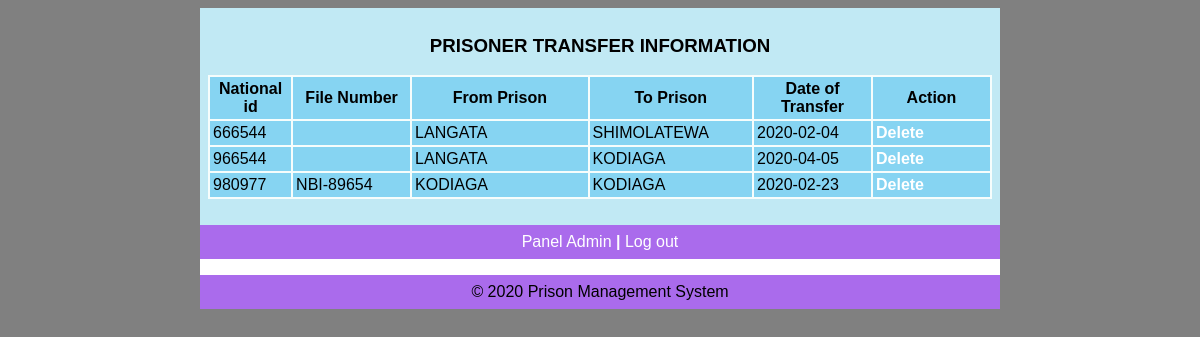
The page /admin/viewtransfer.php on the database its author committed.
### tables this page shows
CREATE TABLE IF NOT EXISTS `transfer` (
  `National_id` int(16) NOT NULL,
  `File_num` varchar(16) NOT NULL,
  `From_prison` varchar(17) NOT NULL,
  `To_prison` varchar(18) NOT NULL,
  `Dateoftransfer` date NOT NULL
);

### admin/viewtransfer.php (the view, shortened to what this page needs)
<html>
<head>
   <link rel="stylesheet" media="screen" href="login.css" >
</head>
<body>
	<table align='center' border='0' bgcolor='aa6bec' width='800' cellpadding='8' cellspacing='0' height='200'>
          <tr>
            <td bgcolor='c1e9f4' valign='center'>
<?php
$tbl_name="transfer";
$sel= mysql_query("select * from $tbl_name");
echo"<table align='center' width='100%' border='0' cellpadding='3' cellspacing='2' bgcolor='f6fdfc'>
<caption><h3>PRISONER TRANSFER  INFORMATION</h3></caption>
<tr bgcolor='86d4f2'>
<th width='3%'>National id</th>
<th width='10%'>File Number</th>
<th width='15%'>From Prison</th>
<th width='10%'>To Prison</th>
<th width='10%'>Date of Transfer</th>
<th width='10%'> Action</th>
</tr>";
   while($row=mysql_fetch_array ($sel))
{
echo "<tr bgcolor='86d4f2'>";
echo  "<td width='3%'>".$row ['National_id']."</td>";
echo  "<td width='10%'>".$row ['File_num']."</td>";
echo  "<td width='7%'>".$row ['From_prison']."</td>";
echo  "<td width='10%'>".$row ['To_prison']."</td>";
echo  "<td width='10%'>".$row ['Dateoftransfer']. "</td>";
echo '<td width="3%"><b><a href="deletetransfer.php?id=' . $row['National_id'] . '">Delete</a></font></b></td>';
echo "</tr>";
}
echo"</table>";
?>
<br/>
			</td>
          </tr>
          <tr>
			<td align="center"><a href="adminpanel.php" target="_parent">Panel Admin <b>|</b></a>
			<a href="index.php" target="_parent">Log out</a></td>
          </tr>
          <tr>
            <td align='center' bgcolor='white' height='1'><?php
           include("footer.php");
                ?>
            </td>
          </tr>
	</table>
</body>
</head>
</html>

### admin/login.css (style rules this page uses)
body { font: 14px/21px "Lucida Sans", "Lucida Grande", "Lucida Sans Unicode", sans-serif;background:gray; }
a { color:#fff; text-decoration:none; }

### rows shown on the page
transfer: National_id "666544", From_prison "LANGATA", To_prison "SHIMOLATEWA", Dateoftransfer "2020-02-04"
transfer: National_id "966544", From_prison "LANGATA", To_prison "KODIAGA", Dateoftransfer "2020-04-05"
transfer: National_id "980977", File_num "NBI-89654", From_prison "KODIAGA", To_prison "KODIAGA", Dateoftransfer "2020-02-23"
